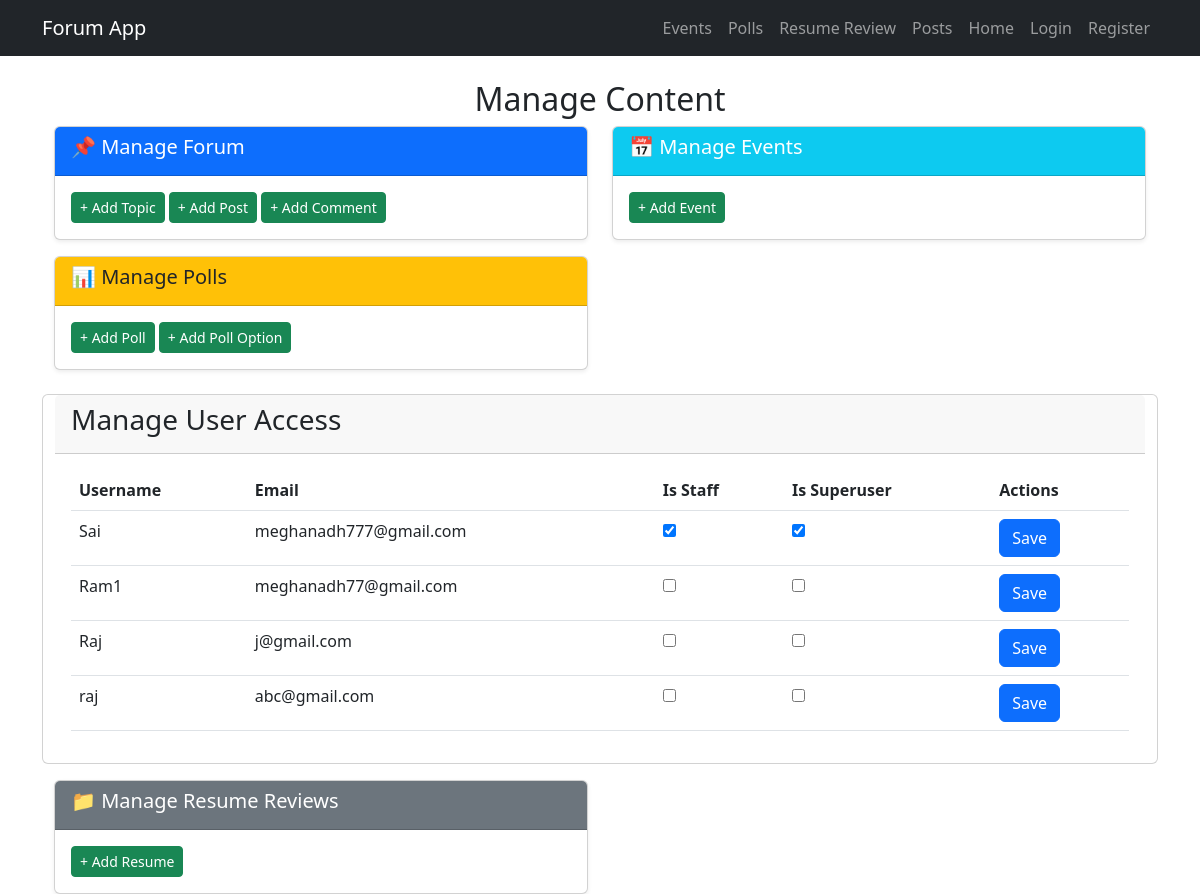
The page /manage/ on the database as committed earlier.
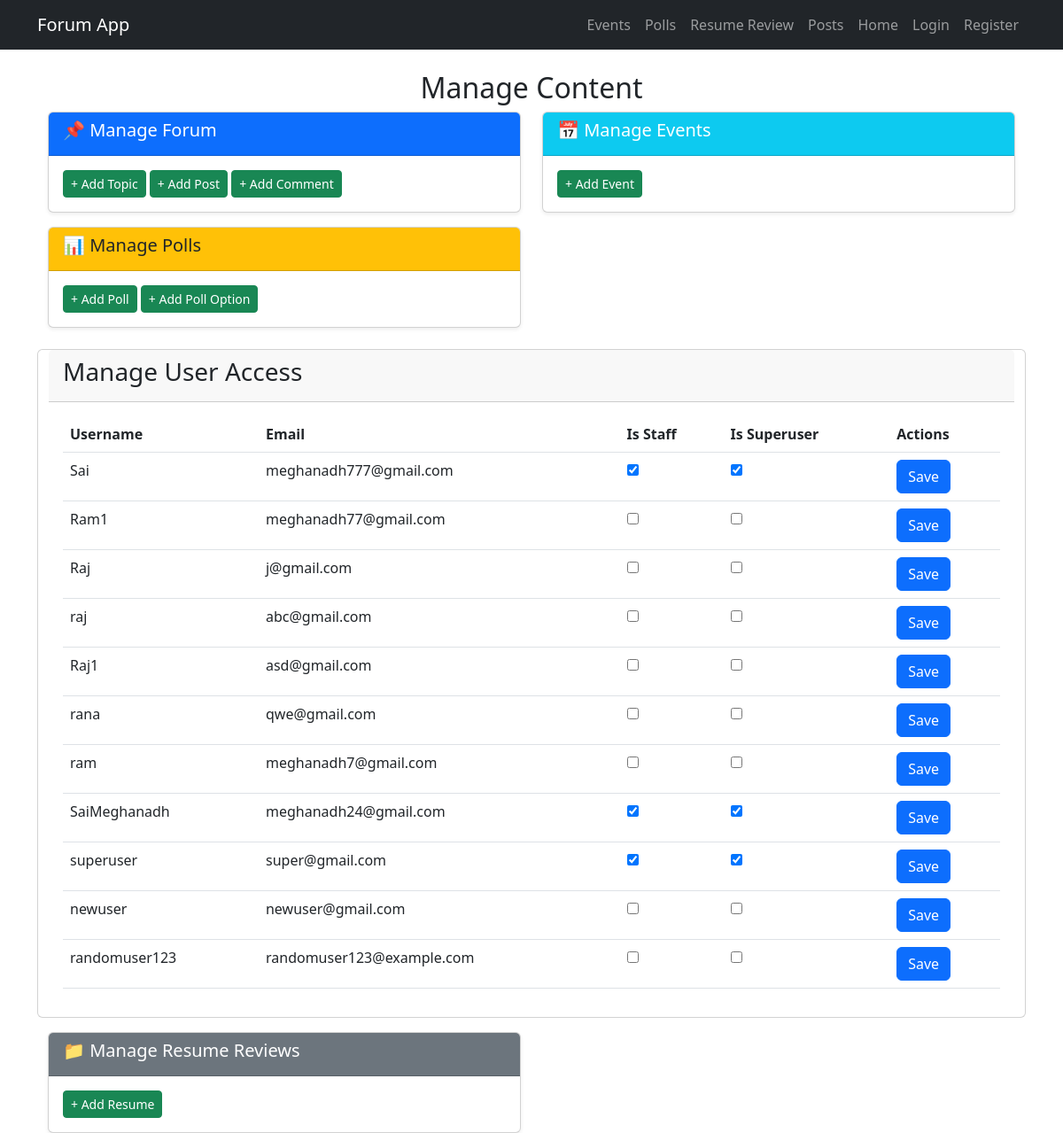
The same page on the database as committed later.
### forum/models.py (models this page shows, shortened)
class User(AbstractUser):  # Extends Django's built-in User model
    name = models.CharField(max_length=255)
    email = models.EmailField(unique=True)
    USERNAME_FIELD = "email"  # This tells Django to use email instead of username
    REQUIRED_FIELDS = ["username"]  # Username is still required

### forum/views.py (the view)
# urls.py: path("manage/", manage_content, name="manage_content"),
def manage_content(request):
    User = get_user_model()
    users = User.objects.all()
    return render(request, "manage_content.html", {"users": users})

### forum/templates/manage_content.html (shortened to what this page needs)
{% extends "base.html" %}
{% block content %}
<div class="container mt-4">
    <h2 class="text-center">Manage Content</h2>
    <div class="row">
        <div class="col-md-6">
            <div class="card shadow-sm">
                <div class="card-header bg-primary text-white">
                    <h5>📌 Manage Forum</h5>
                </div>
                <div class="card-body">
                    <a href="{% url 'add_object' 'topic' %}" class="btn btn-success btn-sm">+ Add Topic</a>
                    <a href="{% url 'add_object' 'post' %}" class="btn btn-success btn-sm">+ Add Post</a>
                    <a href="{% url 'add_object' 'comment' %}" class="btn btn-success btn-sm">+ Add Comment</a>
                </div>
            </div>
        </div>
        <div class="col-md-6">
            <div class="card shadow-sm">
                <div class="card-header bg-info text-white">
                    <h5>📅 Manage Events</h5>
                </div>
                <div class="card-body">
                    <a href="{% url 'add_object' 'event' %}" class="btn btn-success btn-sm">+ Add Event</a>
                </div>
            </div>
        </div>
        <div class="col-md-6 mt-3">
            <div class="card shadow-sm">
                <div class="card-header bg-warning text-dark">
                    <h5>📊 Manage Polls</h5>
                </div>
                <div class="card-body">
                    <a href="{% url 'add_object' 'poll' %}" class="btn btn-success btn-sm">+ Add Poll</a>
                    <a href="{% url 'add_object' 'polloption' %}" class="btn btn-success btn-sm">+ Add Poll Option</a>
                </div>
            </div>
        </div>
<div class="card mt-4">
    <div class="card-header">
        <h3>Manage User Access</h3>
    </div>
    <div class="card-body">
        <table class="table">
            <thead>
                <tr>
                    <th>Username</th>
                    <th>Email</th>
                    <th>Is Staff</th>
                    <th>Is Superuser</th>
                    <th>Actions</th>
                </tr>
            </thead>
            <tbody>
                {% for user in users %}
                <tr>
                    <td>{{ user.username }}</td>
                    <td>{{ user.email }}</td>
                    <td>
                        <input type="checkbox" class="permission-toggle" data-user-id="{{ user.id }}" data-perm="is_staff" {% if user.is_staff %}checked{% endif %}>
                    </td>
                    <td>
                        <input type="checkbox" class="permission-toggle" data-user-id="{{ user.id }}" data-perm="is_superuser" {% if user.is_superuser %}checked{% endif %}>
                    </td>
                    <td>
                        <button class="btn btn-primary save-permissions" data-user-id="{{ user.id }}">Save</button>
                    </td>
                </tr>
                {% endfor %}
            </tbody>
        </table>
    </div>
</div>
        <div class="col-md-6 mt-3">
            <div class="card shadow-sm">
                <div class="card-header bg-secondary text-white">
                    <h5>📁 Manage Resume Reviews</h5>
                </div>
                <div class="card-body">
                    <a href="{% url 'add_object' 'resume' %}" class="btn btn-success btn-sm">+ Add Resume</a>
                </div>
            </div>
        </div>
    </div>
</div>
{% endblock %}

Rows that differ between the two databases and show on the page:
added User: username "Raj1", email "asd@gmail.com"
added User: username "rana", email "qwe@gmail.com"
added User: username "ram", email "meghanadh7@gmail.com"
added User: username "SaiMeghanadh", email "meghanadh24@gmail.com", is_staff "☑", is_superuser "☑"
added User: username "superuser", email "super@gmail.com", is_staff "☑", is_superuser "☑"
added User: username "newuser", email "newuser@gmail.com"
added User: username "randomuser123", email "randomuser123@example.com"
